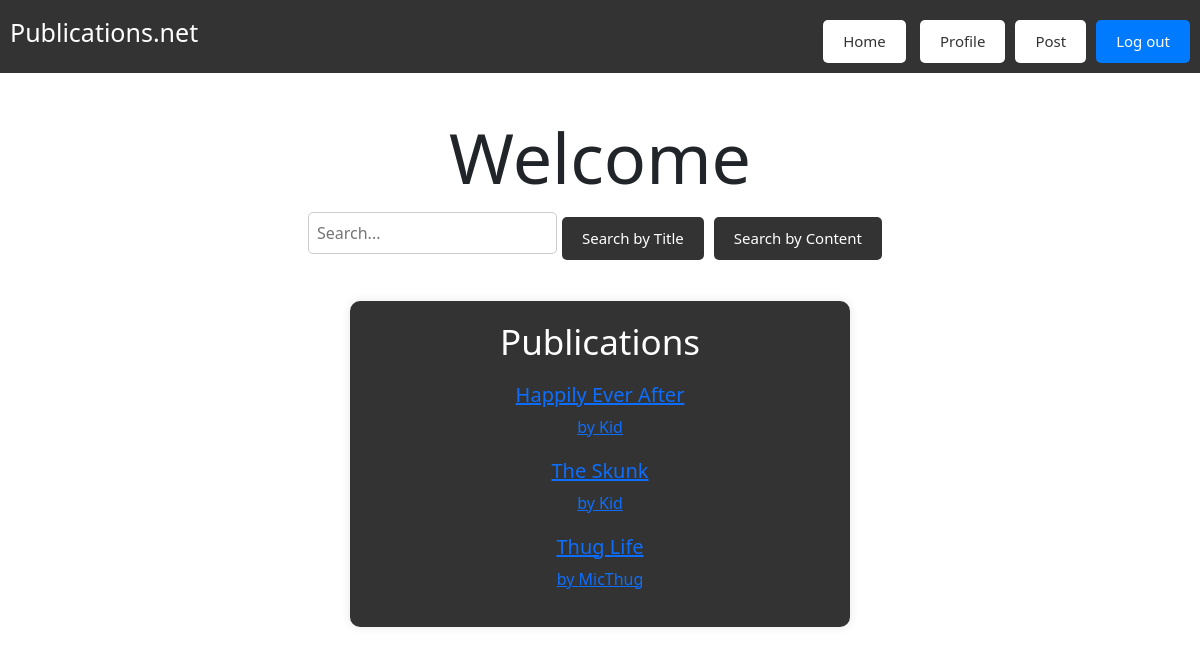
The page /Publication/home (signed in) on the database its author committed.
### tables this page shows
CREATE TABLE `publication` (
  `publication_id` int(11) NOT NULL,
  `profile_id` int(11) NOT NULL,
  `publication_title` varchar(50) NOT NULL,
  `publication_text` varchar(250) NOT NULL,
  `timestamp` varchar(20) NOT NULL,
  `publication_status` tinyint(1) NOT NULL DEFAULT 1
);

CREATE TABLE `user` (
  `user_id` int(11) NOT NULL,
  `username` varchar(25) NOT NULL,
  `password_hash` varchar(60) NOT NULL
);

### app/controllers/Publication.php (called while the page is built, shortened)
<?php
class Publication extends \app\core\Controller {
    function loadAll(){
        $publication = new \app\models\Publication();
        $publications = $publication->getAll();
        $this->view('Publication/home',['publications' => $publications]);
    }
}

### app/core/App.php (called while the page is built, shortened)
<?php
class App{
    private $routes = [];
    public function addRoute($url,$handler){
        $url = preg_replace('/{([^\/]+)}/', '(?<$1>[^\/]+)', $url);
        $this->routes[$url] = $handler;
    }
    public function resolve($url){
        $matches = [];
        foreach ($this->routes as $routePattern => $controllerMethod) {
            if(preg_match("#^$routePattern$#", $url, $matches)){
                $namedParams = array_filter($matches,
                    function($key) {
                        return !is_numeric($key);
                    }
                    , ARRAY_FILTER_USE_KEY);
                return [$controllerMethod, $namedParams];
            }
        }
        return false;
    }
    function __construct(){
        $url = $_GET['url'];
        [$controllerMethod, $namedParams] = $this->resolve($url);
        [$controller,$method] = explode(',', $controllerMethod);
        $controllerInstance = new $controller();
        call_user_func_array([$controllerInstance, $method], $namedParams);
    }
}

### index.php (called while the page is built, shortened)
<?php
new App();

### app/core/autoload.php (called while the page is built, shortened)
<?php
spl_autoload_register(
    function($class_name){
        $class_name = str_replace('\\', DIRECTORY_SEPARATOR, $class_name);
        if(file_exists($class_name.'.php')){
            return true;
        }
        else
        {
            return false;
        }
    }
);

### app/core/Model.php (called while the page is built, shortened)
<?php
class Model{
	public function __construct(){
		$host = 'localhost';
		$dbname = 'assignment2';
		$user = 'root';
		$pass = '';
	}
}

### app/core/Controller.php (called while the page is built, shortened)
<?php
class Controller{
	function view($name, $data=null){
		include('app/views/' . $name . '.php');
	}
}

### app/models/Publication.php (the view, shortened to what this page needs)
<?php
class Publication extends \app\core\Model {
    public function getAll(){
        $publicationIds = [];
        $SQL = 'SELECT p.publication_id, p.publication_title, u.username
        FROM publication p
        JOIN profile pr ON p.profile_id = pr.profile_id
        JOIN user u ON pr.user_id = u.user_id
        WHERE p.publication_status = 1';
        $STMT = self::$_conn->prepare($SQL);
        $STMT->execute();
        while ($row = $STMT->fetch(PDO::FETCH_ASSOC)) {
            $publicationId = $row['publication_id'];
            $publicationTitle = $row['publication_title'];
            $username = $row['username'];
            $link = "<a href='/Publication/index/$publicationId'><h5>$publicationTitle</h5>by $username</a>";
            $publicationIds[] = $link;
        }
        return $publicationIds;
    }
}

### app/views/Publication/home.php (shortened to what this page needs)
<html>
    <head>
        <link href="https://cdn.jsdelivr.net/npm/bootstrap@5.3.2/dist/css/bootstrap.min.css" rel="stylesheet">
        <link href="https://cdn.jsdelivr.net/npm/bootstrap-icons@1.8.0/font/bootstrap-icons.css" rel="stylesheet">
    </head>
    <body>
        <div id = 'wrapper'>
        <?php include 'app/views/Publication/topBar.php'; ?>
        <h4>Welcome</h4>
        <div id="searchFormContainer">
                    <form id="searchForm" method="POST" action='/Publication/search'>
                        <input type="text" name="search" placeholder="Search...">
                        <input class = 'b' type="submit" name="searchType" value ="Search by Title"/>
                        <input class = 'b' type="submit" name="searchType" value ="Search by Content"/>
                    </form>
                </div>
            <div id = 'links' >
                <h3>Publications</h3>
                <ul>
                    <?php foreach ($data['publications'] as $link): ?>
                        <li><?= $link ?></li>
                        <?php endforeach; ?>
                </ul>
            </div>
        </div>
    </body>
</html>

### app/views/Publication/home.php (style rules this page uses)
#wrapper { padding-top: 20px; display: flex; flex-direction: column; align-items: center; justify-content: center; }
#links { color: #fff; background-color: #333; border-radius: 10px; box-shadow: 0px 0px 10px rgba(0, 0, 0, 0.1); padding: 20px; width: 500px; margin-top: 25px; text-align: center; }
li { list-style-type: none; margin-top: 20px; padding: 0px; }
ul { list-style-position: inside; padding-left: 0; }
h4 { margin-top: 75px; font-size: 70px; font-weight: 300; }
h3 { font-weight: 200; font-size: 35; }
.b { margin-top: 10px; display: inline-block; padding: 10px 20px; background-color: #333; color: #fff; font-size: 15; font-weight: 300; text-decoration: none; border: none; border-radius: 5px; margin-right: 10px; }

### app/views/Publication/topBar.php (style rules this page uses)
#wrapper { padding-top: 20px; display: flex; flex-direction: column; align-items: center; justify-content: center; }
li { list-style-type: none; margin-top: 20px; padding: 0px; }
ul { list-style-position: inside; padding-left: 0; }
h4 { margin-top: 75px; font-size: 70px; font-weight: 300; }
h3 { font-weight: 200; font-size: 35; }
#searchFormContainer { flex: 1; display: flex; justify-content: center; }
#searchForm { display: flex; align-items: center; }
#searchForm input[type="text"] { padding: 8px; border: 1px solid #ccc; border-radius: 5px; margin-right: 5px; }

### rows shown on the page
publication: publication_title "Happily Ever After"
user: username "Kid"
publication: publication_title "The Skunk"
publication: publication_title "Thug Life"
user: username "MicThug"
